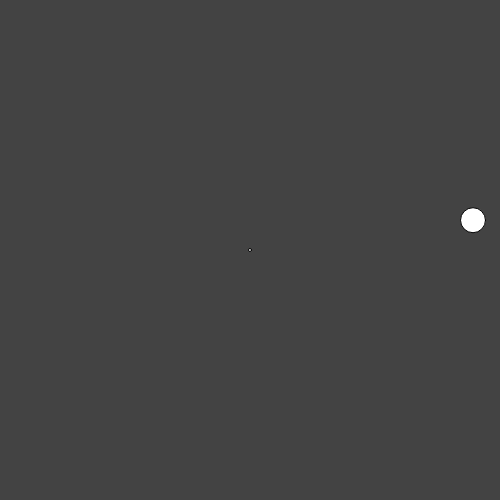
Frame 1 (no input)
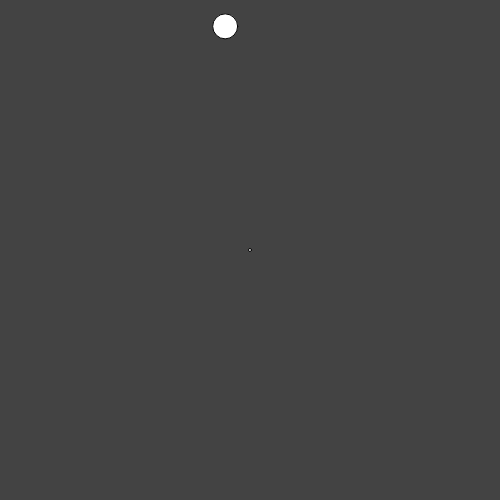
Frame 60 (no input)
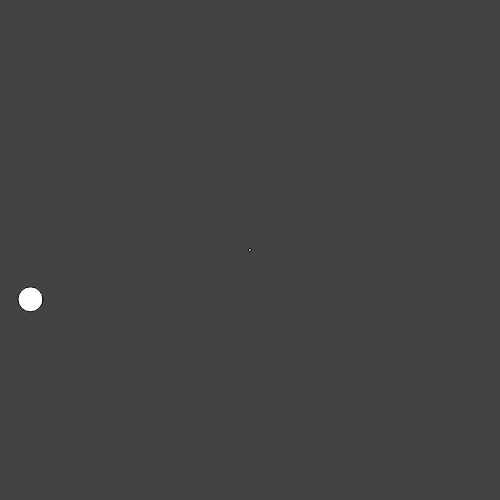
Frame 120 (the mouse pressed at the canvas centre since frame 60)

The p5.js sketch that drew these frames (run headless with seeded random() and noise() and a simulated clock; from frame 60 on, the mouse is pressed at the canvas centre):

// p5.js sketch
// ── sketch.js
var x, y, r, A
function setup(){
createCanvas (500,500);
background (67);
r = 225;
A = 0;
//let initial location be 250,250, so x = 250, y = 250;
}
function draw (){
    clear ();
    background (67);
    ellipse(250,250,3,3);//centre
    //x = r cos a and y = r sin a ; as per trigonometry :)
    A = A+25;
    ellipse((250+ r*cos(A)),(250+r*sin(A)),25,25);
}
